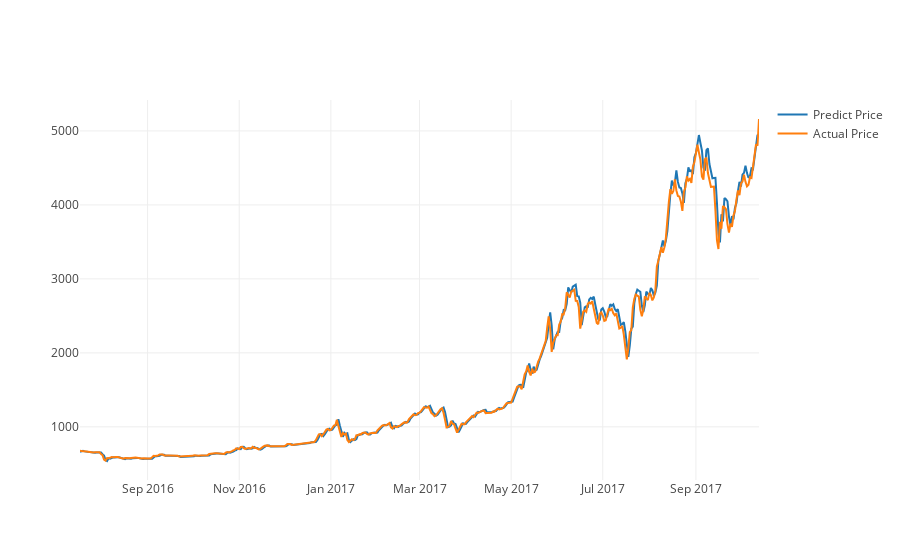

Source (notebook cell):
### Code cell
testY_reshape = testY_inverse.reshape(len(testY_inverse))
yhat_reshape = yhat_inverse.reshape(len(yhat_inverse))
predictDates = data.tail(len(testX)).index
actual_chart = go.Scatter(x=predictDates, y=testY_reshape, name= 'Actual Price')
predict_chart = go.Scatter(x=predictDates, y=yhat_reshape, name= 'Predict Price')
py.iplot([predict_chart, actual_chart])

### Figure 1 — Plotly figure (JSON) as saved in the notebook; plotly's stock layout.template omitted (floating-point values rounded to 4 significant figures; data arrays with more than 128 entries replaced by an {"elided": "..."} marker saying what was removed)
{"data": [{"name": "Predict Price", "type": "scatter", "x": {"elided": "453 str values"}, "y": {"elided": "453 float values"}}, {"name": "Actual Price", "type": "scatter", "x": {"elided": "453 str values"}, "y": {"elided": "453 float values"}}], "layout": {}}
